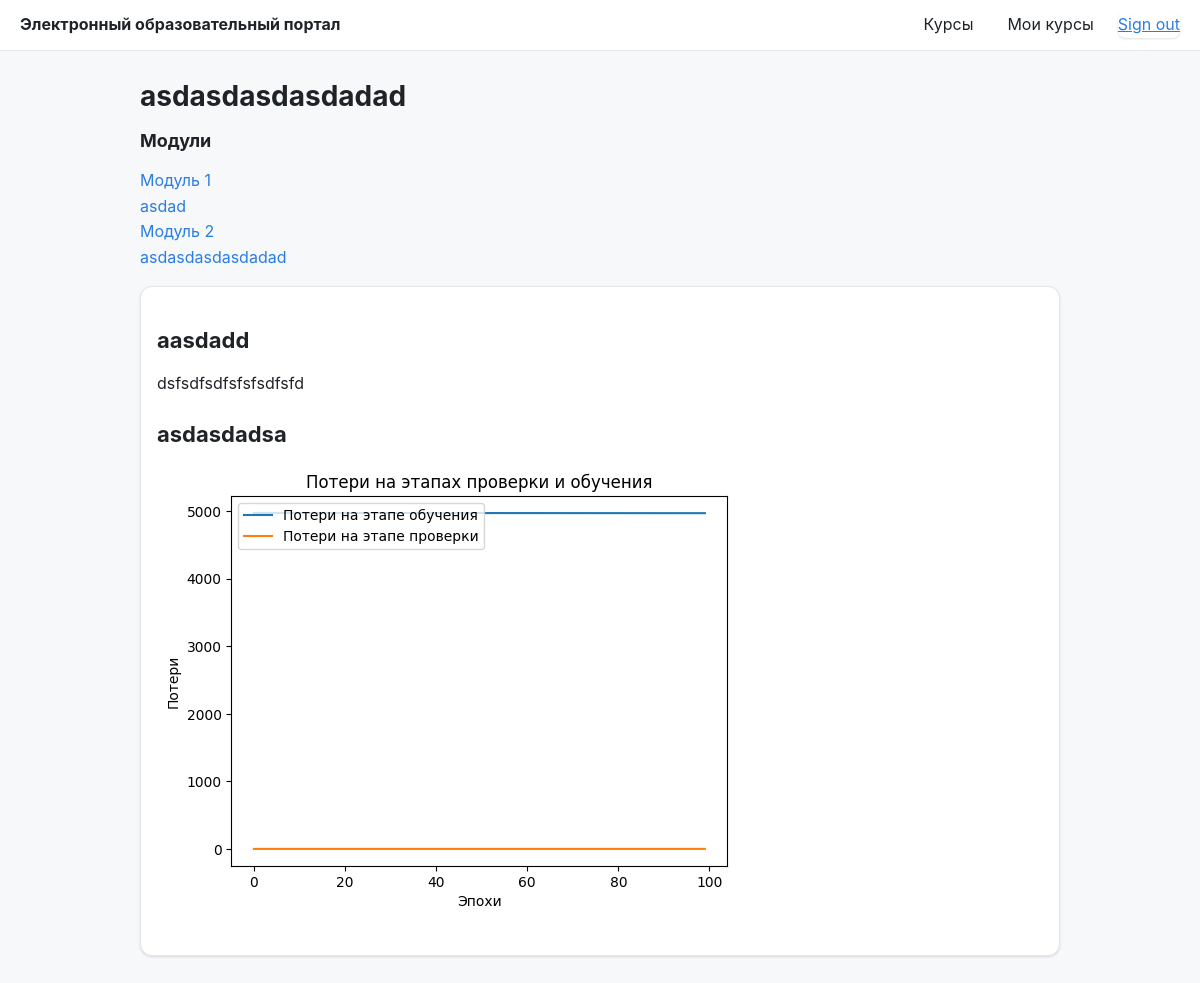
Screenshot of /students/course/1/2/ (signed in) with the database file from the repository.
### courses/models.py (models this page shows, shortened)
class Module(models.Model):
    course = models.ForeignKey(Course, related_name='modules', on_delete=models.CASCADE)
    title = models.CharField(max_length=200)
    description = models.TextField(blank=True)
    order = OrderField(blank=True, for_fields=['course'])
    class Meta:
        ordering = ['order']

class Content(models.Model):
    module = models.ForeignKey(Module, related_name='contents', on_delete=models.CASCADE)
    content_type = models.ForeignKey(
        ContentType,
        on_delete=models.CASCADE,
        limit_choices_to={'model__in': ('text', 'video', 'image', 'file')}
    )
    object_id = models.PositiveIntegerField()
    item = GenericForeignKey('content_type', 'object_id')
    order = OrderField(blank=True, for_fields=['module'])
    class Meta:
        ordering = ['order']

class ItemBase(models.Model):
    owner = models.ForeignKey(
        User,
        related_name='%(class)s_related',
        on_delete=models.CASCADE
    )
    title = models.CharField(max_length=200)
    created = models.DateTimeField(auto_now_add=True)
    updated = models.DateTimeField(auto_now=True)
    class Meta:
        abstract = True
    def render(self):
        return render_to_string(
            f'courses/content/{self._meta.model_name}.html',
            {'item': self}
        )

class Text(ItemBase):
    content = models.TextField()

class Image(ItemBase):
    file = models.ImageField(upload_to='images')

### students/views.py (the view)
# urls.py: path('course/<int:pk>/', views.StudentCourseDetailView.as_view(), name='student_course_detail'),
class StudentCourseDetailView(LoginRequiredMixin, DetailView):
    model = Course
    template_name = 'students/course/detail.html'
    context_object_name = 'object'
    def get_queryset(self):
        qs = super().get_queryset()
        return qs.filter(students__in=[self.request.user])
    def get_context_data(self, **kwargs):
        context = super().get_context_data(**kwargs)
        course = self.get_object()
        module = None
        if 'module_id' in self.kwargs:
            module = course.modules.get(id=self.kwargs['module_id'])
        else:
            modules = course.modules.all()
            module = modules[0] if modules else None
        context['module'] = module
        return context

### courses/templates/students/course/detail.html (shortened to what this page needs)
{% extends "base.html" %}
{% load cache %}
{% block content %}
  <h1>{{ module.title }}</h1>
  <div class="contents">
    <h3>Модули</h3>
    <ul id="modules">
      {% for m in object.modules.all %}
        <li data-id="{{ m.id }}" {% if m == module %}class="selected"{% endif %}>
          <a href="{% url 'students:student_course_detail_module' object.id m.id %}">
            <span>
              Модуль <span class="order">{{ m.order|add:1 }}</span>
            </span>
            <br>
            {{ m.title }}
          </a>
        </li>
      {% empty %}
        <li>Модулей пока нет.</li>
      {% endfor %}
    </ul>
  </div>
  <div class="module">
    {% if module %}
      {% cache 600 module_contents module.id %}
        {% for content in module.contents.all %}
          {% with item=content.item %}
            <h2>{{ item.title }}</h2>
            {{ item.render|safe }}
          {% endwith %}
        {% endfor %}
      {% endcache %}
    {% else %}
      <p>Нет модулей для отображения.</p>
    {% endif %}
  </div>
{% endblock %}

### courses/templates/courses/content/text.html
{{ item.content|linebreaks }}

### courses/templates/courses/content/image.html
<p>
  <img src="{{ item.file.url }}" alt="{{ item.title }}">
</p>

### courses/static/css/base.css (style rules this page uses)
:root { --bg: #f6f8fa; --bg-muted: #eef2f6; --panel: #ffffff; --text: #1f2328; --text-muted: #57606a; --border: #e5e7eb; --accent: #2a7de1; --accent-strong: #1d64b8; --accent-soft: #e8f2ff; --danger: #d93025; --success: #108a00; --shadow: 0 1px 2px rgba(16, 24, 40, 0.06), 0 1px 3px rgba(16, 24, 40, 0.08); --radius: 12px; }
* { box-sizing: border-box; }
html, body { height: 100%; }
body { margin: 0; font-family: -apple-system, BlinkMacSystemFont, 'Segoe UI', Roboto, Inter, Oxygen, Ubuntu, Cantarell, 'Fira Sans', 'Droid Sans', 'Helvetica Neue', Arial, system-ui, sans-serif; line-height: 1.6; color: var(--text); background: var(--bg); }
h1, h2, h3 { line-height: 1.25; margin: 0 0 16px; }
h1 { font-size: 28px; }
h2 { font-size: 22px; margin-top: 24px; }
h3 { font-size: 18px; margin-top: 16px; }
p { margin: 0 0 12px; color: var(--text); }
a { color: var(--accent); text-decoration: none; }
.module, .card { background: var(--panel); border: 1px solid var(--border); border-radius: var(--radius); padding: 16px; box-shadow: var(--shadow); }
ul.subjects, ul.courses, .modules, ul { padding-left: 0; list-style: none; }

### rows the page displays
Module: title "asdasdasdasdadad", order|add "2"
Module: order|add "1", title "asdad"
Content: item "aasdadd", item.content "dsfsdfsdfsfsfsdfsfd"
Content: item "asdasdadsa", item.file (picture)
